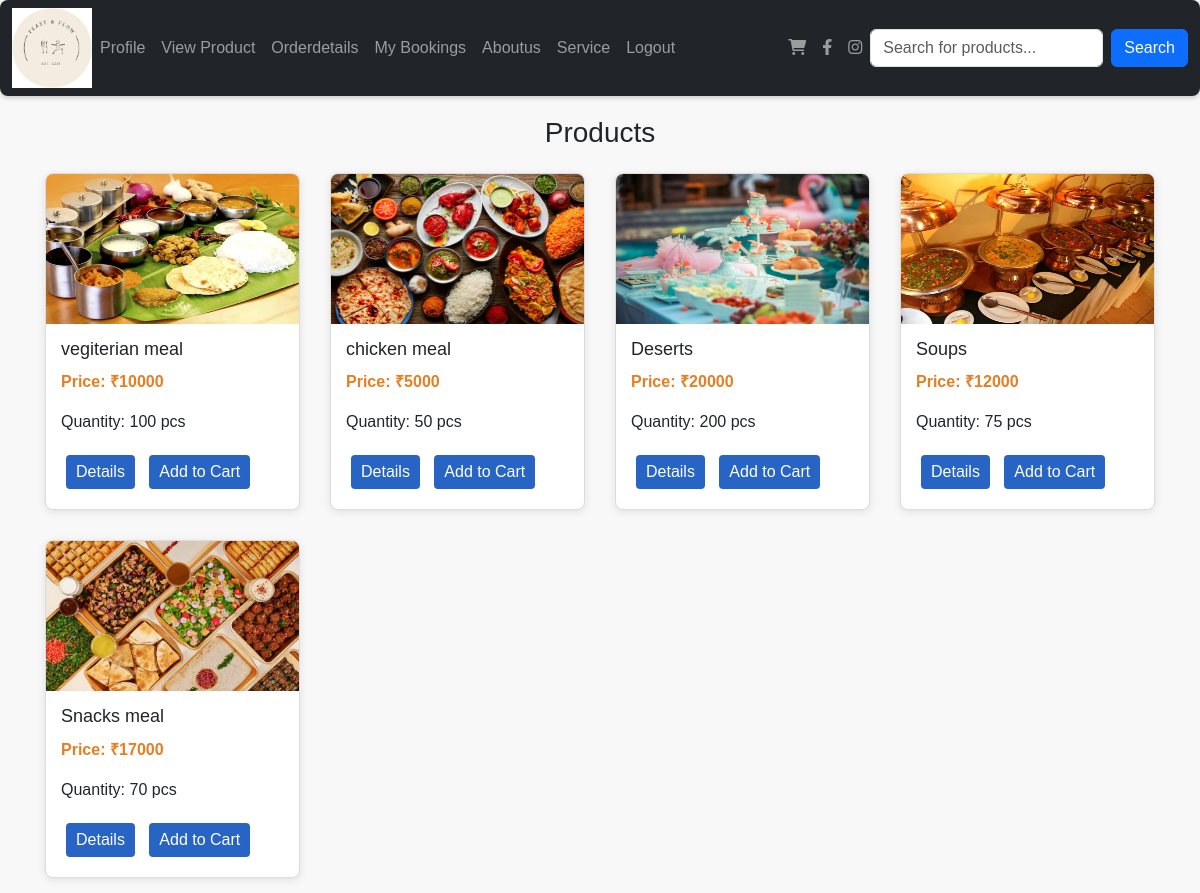
/userviewproduct/, run on an earlier commit of the app's database.
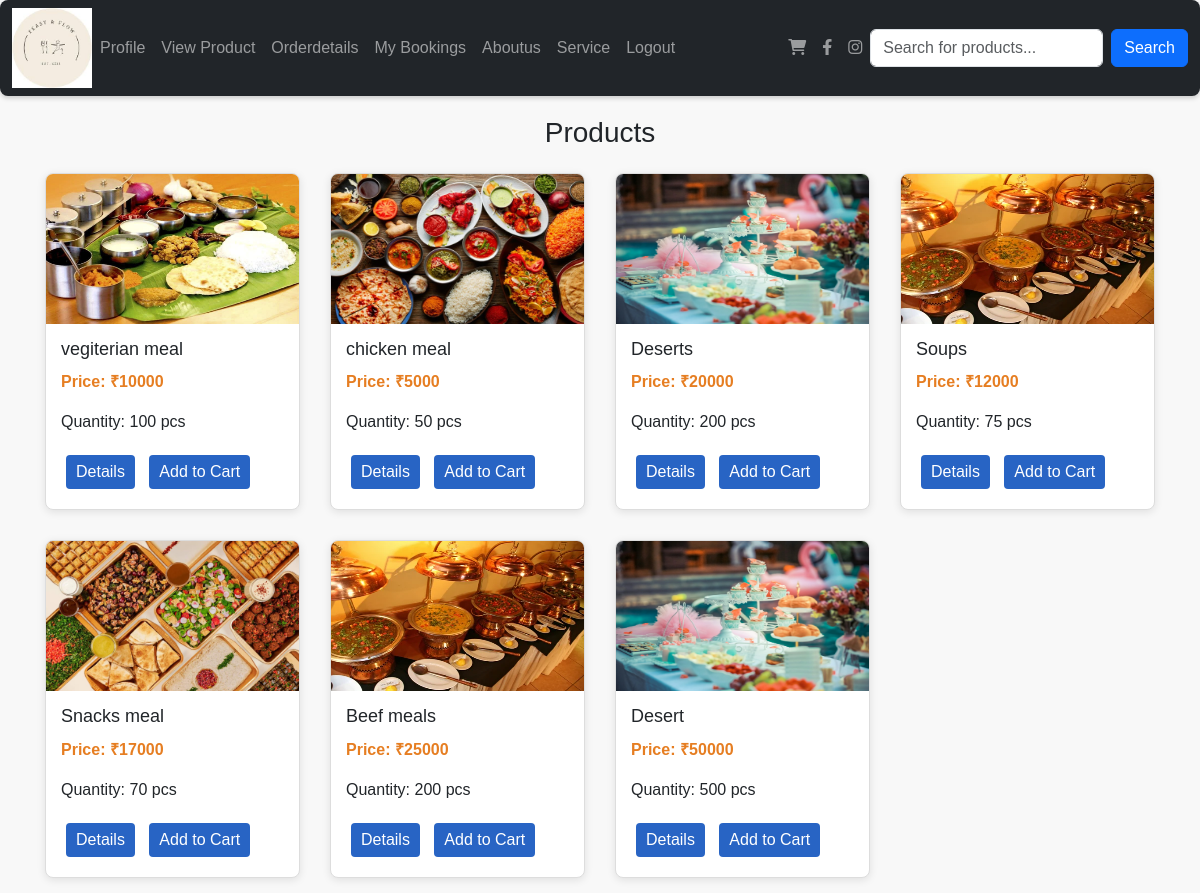
And on a later commit of the database.
### app/models.py (models this page shows, shortened)
class Product(models.Model):
    shop = models.ForeignKey(Shopreg,on_delete=models.CASCADE)
    name = models.TextField()
    discription = models.TextField()
    price = models.IntegerField()
    quantity = models.IntegerField()
    offerprice = models.IntegerField()
    image = models.FileField()

### app/views.py (the view)
# urls.py: path('userviewproduct/',views.userviewproduct,name='userviewproduct'),
def userviewproduct(req):
    data=Product.objects.all()
    return render(req,'user/userviewproduct.html',{'data':data})

### templates/user/userviewproduct.html (shortened to what this page needs)
<!DOCTYPE html>
<html lang="en">
<head>
  <link href="https://cdn.jsdelivr.net/npm/bootstrap@5.3.3/dist/css/bootstrap.min.css" rel="stylesheet">
  <link href="https://cdnjs.cloudflare.com/ajax/libs/font-awesome/6.0.0-beta3/css/all.min.css" rel="stylesheet">
</head>
<body>
  <nav id="nav" class="navbar navbar-expand-sm navbar-dark bg-dark">
    <div class="container-fluid">
      <a href="../userhome" class="logo">
        <img src="../static/images.jpg" alt="logo" width="80px">
      </a>
      <div class="collapse navbar-collapse" id="mynavbar">
        <ul class="navbar-nav me-auto">
          <li class="nav-item">
            <a class="nav-link" href="../profile">Profile</a>
          </li>
          <li class="nav-item">
            <a class="nav-link" href="{% url 'userviewproduct' %}">View Product</a>
          </li>
          <li class="nav-item">
            <a class="nav-link" href="../orderdetails">Orderdetails</a>
          </li>
          <li class="nav-item">
            <a class="nav-link" class="nav-link" href="../booking-history">My Bookings</a>
          </li>
        <li class="nav-item">
          <a class="nav-link" href="../aboutus">Aboutus</a>
        </li>
      <li class="nav-item">
        <a class="nav-link" href="../service">Service</a>
      </li>
          <li class="nav-item">
            <a class="nav-link" href="../logout">Logout</a>
          </li>
        </ul>
         <ul class="navbar-nav d-flex">
          <li class="nav-item">
            <a class="nav-link" href="../user_view_cart" target="_blank">
              <i class="fas fa-shopping-cart"></i>
            </a>
          </li>
          <li class="nav-item">
            <a class="nav-link" href="https://facebook.com" target="_blank">
              <i class="fab fa-facebook-f"></i>
            </a>
          </li>
          <li class="nav-item">
            <a class="nav-link" href="https://instagram.com" target="_blank">
              <i class="fab fa-instagram"></i>
            </a>
          </li>
        </ul>
    <form class="d-flex" method="post" action="{% url 'product_search' %}">
      <input type="text" class="form-control me-2" name="query" placeholder="Search for products...">
      <button type="submit" class="btn btn-primary">Search</button>
    </form>
      </div>
    </div>
  </nav>
  <div class="container">
    <h3 class="text-center">Products</h3>
    <div class="row">
      {% for i in data %}
      <div class="col-12 col-sm-6 col-md-4 col-lg-3 gallery">
        <div class="product">
          <img src="{{i.image.url}}" alt="{{i.name}}">
          <div class="description">
            <h3>{{i.name}}</h3>
            <p class="price">Price: ₹{{i.price}}</p>
            <p>Quantity: {{i.quantity}} pcs</p>
            <a class="pro" href="../prodetails/{{i.pk}}">Details</a>
            <a class="pro" href="../addtocart/{{i.pk}}">Add to Cart</a>
          </div>
        </div>
      </div>
      {% endfor %}
    </div>
  </div>
</body>
</html>

What changed in the data, as far as the page shows it:
added Product: image (picture), name "Beef meals", price "25000", quantity "200"
added Product: image (picture), name "Desert", price "50000", quantity "500"
